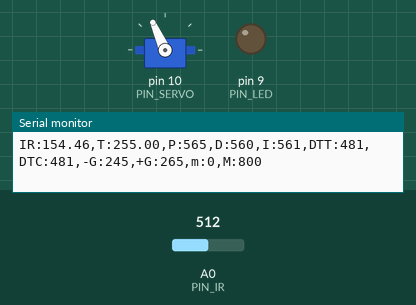
The sketch below on a simulated Arduino Uno, built with avr-gcc and run on an emulated ATmega328P. Parts: servo, output pins drawn as LEDs (lit = HIGH), the last lines printed to the serial monitor. Inputs (shaded band) come from the test bench; at power-on: A0 (PIN_IR) = 512.

Above: at 1.2 s.
1.3 s: A0 (PIN_IR) set to 245
At 2.8 s:
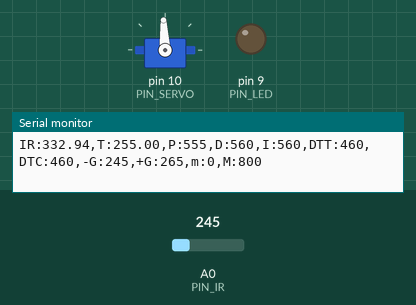
4.3 s: A0 (PIN_IR) set to 265
7.3 s: A0 (PIN_IR) set to 122
At 8.5 s:
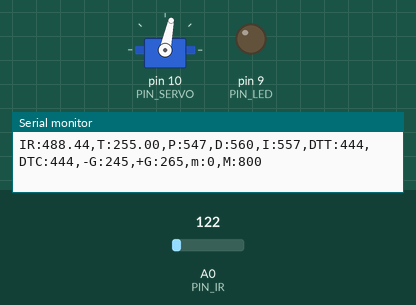
Timing chart, 0 to 10.3 s (numbered marks = the images above; inputs shaded):
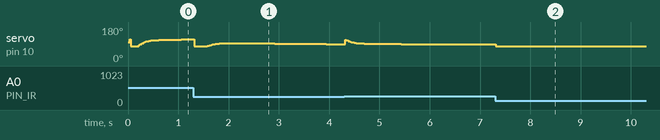

The sketch:

PDI_control.ino
```cpp
#include <Servo.h> // 서보를 쓰기 위해 넣음.

// Arduino pin assignment------------------------------------------------------------
#define PIN_LED 9     // [1234] LED를 GPIO 9번 핀에 연결
#define PIN_SERVO 10  //[3030]SERVO -> 10번 핀에 연결
#define PIN_IR A0     //[3037]적외선 센서 -> A0에 연결

// Framework setting------------------------------------------------------------
#define _DIST_TARGET 255 // [3040] 레일플레이트의 중간지점(목표지점=25.5cm)
#define _DIST_MIN 100     //[3035] 측정 최소 거리
#define _DIST_MAX 410    //[3036] 측정 가능한 최대 거리

// Servo range ------------------------------------------------------------
#define _DUTY_MIN 1345 //[3028] 서보 각도 최소값
#define _DUTY_NEU 1575 //[3038] 레일 수평 서보 펄스폭
#define _DUTY_MAX 1745 //[3031] 서보 최대값

// Servo speed control------------------------------------------------------------
#define _SERVO_ANGLE 60
#define _SERVO_SPEED 2000

// Event periods------------------------------------------------------------
#define _INTERVAL_DIST 20   //[3039]적외선 센서 측정 간격
#define _INTERVAL_SERVO 20         //[3046]서보갱신간격
#define _INTERVAL_SERIAL 100       //[3030]시리얼 플로터 갱신간격

// PID parameters------------------------------------------------------------
#define _KP 1.1
#define _KD 68
#define _KI 0.005

//EMA -------------------------------------------------------------
#define EMA_ALPHA 0.16     // EMA 필터 값을 결정하는 ALPHA 값. 작성자가 생각하는 최적값임.

Servo myservo;
float dist_min,dist_max,duty_neutral; // 최소, 최대, 중간 거리

// Distance sensor------------------------------------------------------------
float dist_target; // 공을 보낼 위치
float dist_raw, dist_ema; //[3034] 적외선센서로 측정한 거리값과 ema필터를 적용한 거리값

// Event periods------------------------------------------------------------
unsigned long last_sampling_time_dist, last_sampling_time_servo, last_sampling_time_serial;   //[3039] interval간격으로 동작 시행을 위한 정수 값
bool event_dist, event_servo, event_serial; //[3023] 적외선센서의 거리측정, 서보모터, 시리얼의 이벤트 발생 여부

// Servo speed control------------------------------------------------------------
int duty_chg_per_interval;  //[3039] interval 당 servo의 돌아가는 최대 정도
int duty_target, duty_curr; //[3030]servo 목표 위치, servo 현재 위치

// PID variables------------------------------------------------------------

float error_curr, error_prev, control, pterm, iterm, dterm; // [3042] 현재 오차값, 이전 오차값, ? , p,i,d 값

float ema_dist=0;            // EMA 필터에 사용할 변수
float filtered_dist;       // 최종 측정된 거리값을 넣을 변수. loop()안에 filtered_dist = filtered_ir_distance(); 형태로 사용하면 됨.
float samples_num = 3;     // 스파이크 제거를 위한 부분필터에 샘플을 몇개 측정할 것인지. 3개로 충분함! 가능하면 수정하지 말 것.
const float coE[] = {0.0000002, -0.0016359, 1.7118393, 7.8449750};
float _ITERM_MAX; // 적분기 와인드업 웅앵웅

void setup() {//====================================================================================================

    pinMode(PIN_LED,OUTPUT);   //[3030]LED를 연결[3027]
    myservo.attach(PIN_SERVO); //[3039]servo를 연결

    // 전역 변수 초기화.
    dist_min = _DIST_MIN;       //[3030] 측정값의 최소값(측정가능 거리의 최소값)
    dist_max= _DIST_MAX;        //[3032] 측정값의 최대값(측정가능 거리의 최대값)
    dist_target = _DIST_TARGET; //[3023] 목표 거리 위치
    duty_neutral=_DUTY_NEU;
    duty_target = _DUTY_NEU;
    error_curr = 200;
    error_prev = 100;
    _ITERM_MAX = 50;

    myservo.writeMicroseconds(_DUTY_NEU);
    Serial.begin(57600);

    duty_chg_per_interval =(float)(_DUTY_MAX - _DUTY_MIN) * (_SERVO_SPEED / _SERVO_ANGLE) * (_INTERVAL_SERVO / 1000.0); //[3039]

}
//====================================================================================================
void loop() {
   unsigned long time_curr = millis();
  if(time_curr >= last_sampling_time_dist + _INTERVAL_DIST) {
     last_sampling_time_dist += _INTERVAL_DIST;
     event_dist = true;
  }
  if(time_curr >= last_sampling_time_servo + _INTERVAL_SERVO) {
     last_sampling_time_servo += _INTERVAL_SERVO;
     event_servo = true;
   }
  if(time_curr >= last_sampling_time_serial + _INTERVAL_SERIAL) {
   last_sampling_time_serial += _INTERVAL_SERIAL;
   event_serial = true;
  }

 if(event_dist) {

    event_dist = false;
    float x = ir_distance_filtered();
    dist_ema = coE[0] * pow(x, 3) + coE[1] * pow(x, 2) + coE[2] * x + coE[3];

    // PID control logic
    error_curr = dist_target - dist_ema; //[3034] 목표위치와 실제위치의 오차값
    pterm =  _KP*error_curr;
    dterm = _KD *(error_curr - error_prev);
    iterm += _KI * error_curr;
//    if(abs(iterm) > _ITERM_MAX) iterm = 0;
    if(iterm > _ITERM_MAX) iterm = _ITERM_MAX;
    if(iterm < - _ITERM_MAX) iterm = - _ITERM_MAX;
    control = pterm + dterm + iterm;
    duty_target =  _DUTY_NEU + control;
 }

 if(event_servo){
   event_servo = false;
   if(duty_target < _DUTY_MIN) duty_target = _DUTY_MIN; // lower limit
   if(duty_target > _DUTY_MAX) duty_target = _DUTY_MAX; // upper limit
    error_prev = error_curr;
    duty_curr = duty_target;

   myservo.writeMicroseconds(duty_curr);//[3034]
 }

  if(event_serial){
    event_serial = false;
     Serial.print("IR:");
     Serial.print(dist_ema);
     Serial.print(",T:");
     Serial.print(dist_target);
     Serial.print(",P:");
     Serial.print(map(pterm,-1000,1000,510,610));
     Serial.print(",D:");
     Serial.print(map(dterm,-1000,1000,510,610));
     Serial.print(",I:");
     Serial.print(map(iterm,-1000,1000,510,610));
     Serial.print(",DTT:");
     Serial.print(map(duty_target,1000,2000,410,510));
     Serial.print(",DTC:");
     Serial.print(map(duty_curr,1000,2000,410,510));
     Serial.println(",-G:245,+G:265,m:0,M:800");

  }
}

float ir_distance(void){ // return value unit: mm
  float val; //[3031]
  float volt = float(analogRead(PIN_IR)); //[3031]
  val = ((6762.0/(volt-9.0))-4.0) * 10.0; //[3031]
  return val; //[3031]
}

float under_noise_filter(void){ // 아래로 떨어지는 형태의 스파이크를 제거해주는 필터
  int currReading;
  int largestReading = 0;
  for (int i = 0; i < samples_num; i++) {
    currReading = ir_distance();
    if (currReading > largestReading) { largestReading = currReading; }
    delayMicroseconds(1500);

  }
  return largestReading;
}

float ir_distance_filtered(void){ // return value unit: mm
  int currReading;
  int lowestReading = 1024;
  for (int i = 0; i < samples_num; i++) {
    currReading = under_noise_filter();
    if (currReading < lowestReading) { lowestReading = currReading; }
  }
  // eam 필터 추가
  ema_dist = EMA_ALPHA*lowestReading + (1-EMA_ALPHA)*ema_dist;
  return ema_dist;
}
```

Measured:
- after the input at 7.3 s, servo on pin 10 (PIN_SERVO): 89° → 78° at once
